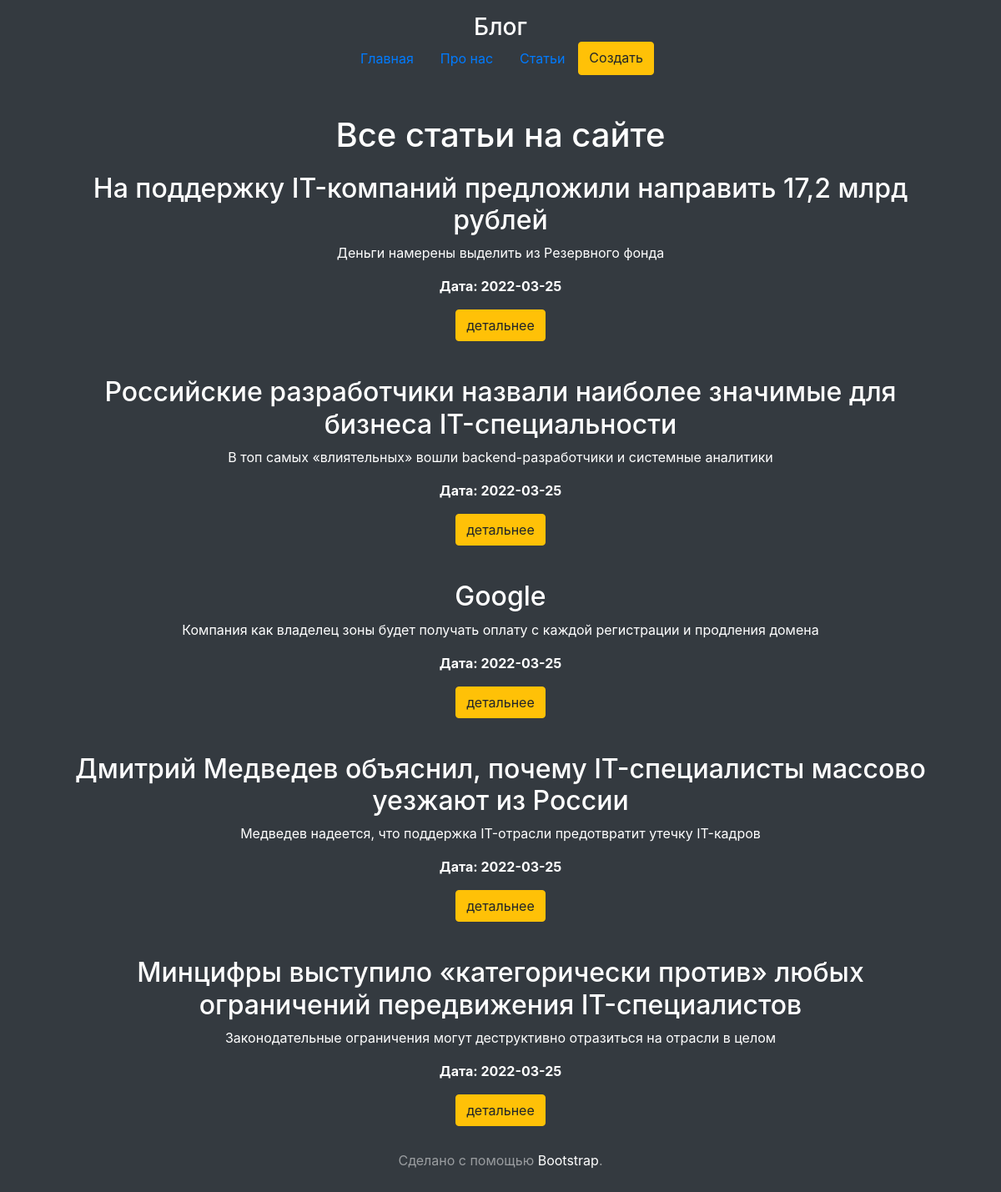
Page /posts on the earlier database version.
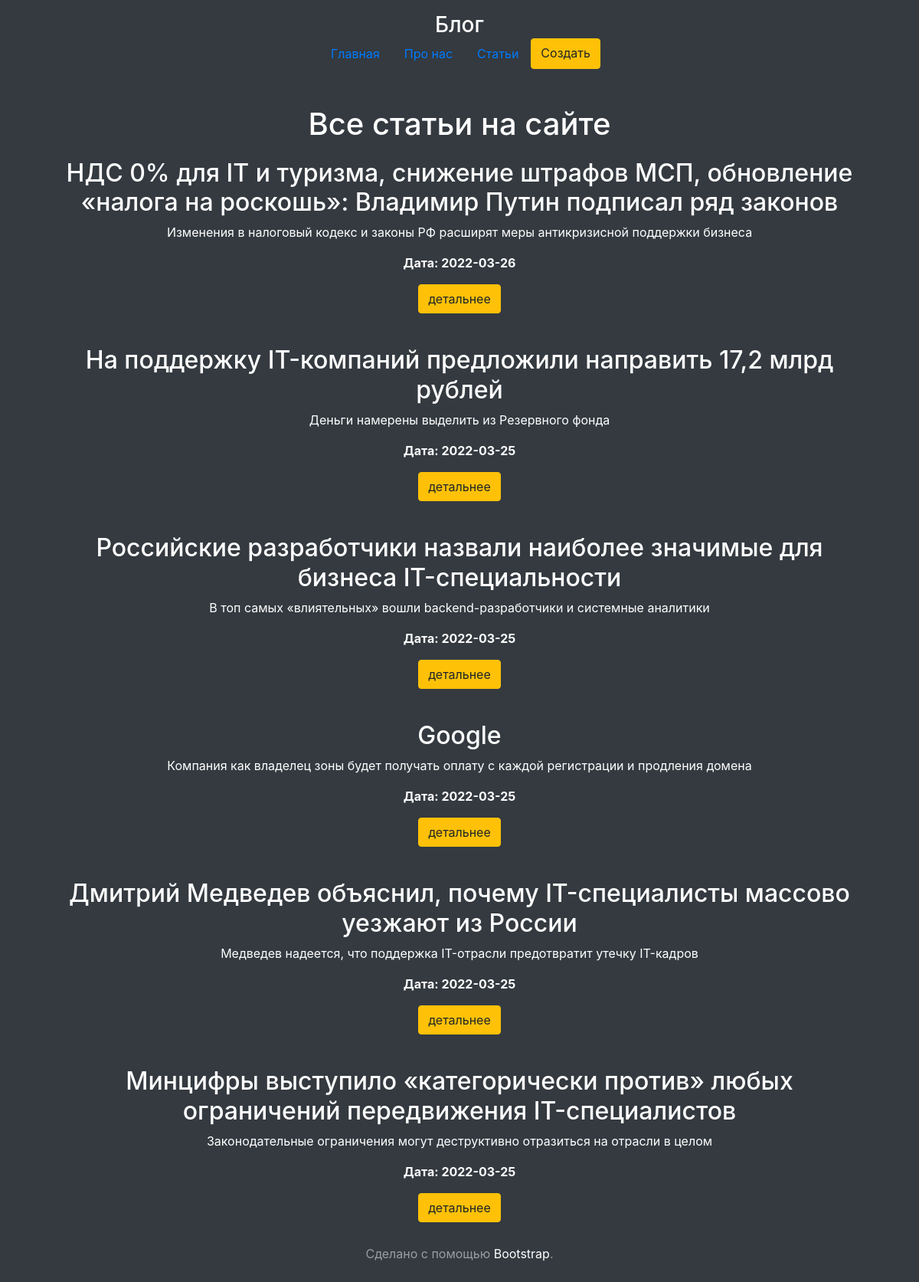
Same page on the later database version.
### app.py (models this page shows, shortened)
class Article(db.Model):
    id = db.Column(db.Integer, primary_key=True)
    title = db.Column(db.String(100), nullable=False)
    intro = db.Column(db.String(300), nullable=False)
    text = db.Column(db.Text, nullable=False)
    date = db.Column(db.DateTime, default=datetime.utcnow)

### app.py (the view)
@app.route('/posts')
def posts():
    articles = Article.query.order_by(Article.date.desc()).all()
    return render_template('posts.html', articles=articles)

### templates/posts.html (shortened to what this page needs)
{% extends 'base.html' %}
{% block body %}
<div class="container mt-5">
    <h1>Все статьи на сайте</h1>
    {% if articles|length > 0 %}
        {% for el in articles %}
        <div class="alert arert-info">
            <h2>{{ el.title }}</h2>
            <p>{{ el.intro }}</p>
            <p><b>Дата: {{ el.date.date() }}</b></p>
            <a href="/posts/{{ el.id }}" class="btn btn-warning">детальнее</a>
        </div>
        {% endfor %}
    {% else %}
    <p> У нас еще нет статей на сайте</p>
    {% endif %}
{% endblock %}

### templates/base.html (shortened to what this page needs)
<!DOCTYPE html>
<html lang="ru">
<head>
    <link rel="stylesheet" href="{{ url_for('static', filename='css/main.css') }}">
    <link rel="stylesheet" href="https://stackpath.bootstrapcdn.com/bootstrap/4.4.1/css/bootstrap.min.css">
</head>
<body>
  <body class="d-flex h-100 text-center text-white bg-dark">
    <div class="cover-container d-flex w-100 h-100 p-3 mx-auto flex-column">
      <header class="mb-auto">
        <div>
          <h3 class="float-md-start mb-0">Блог</h3>
          <nav class="nav nav-masthead justify-content-center float-md-end">
            <a class="nav-link active" aria-current="page" href="/">Главная</a>
            <a class="nav-link" href="/about">Про нас</a>
            <a class="nav-link" href="/posts">Статьи</a>
            <a class="btn btn-warning" href="/create-article">Создать</a>
          </nav>
        </div>
      </header>
      {% block body %}{% endblock %}
      <footer class="mt-auto text-white-50">
        <p>Сделано с помощью <a href="https://getbootstrap.com/" class="text-white">Bootstrap</a></a>.</p>
      </footer>
    </div>
    </body>

Differences in the rows shown:
added Article: title "НДС 0% для IT и туризма, снижение штрафов МСП, обновление «налога на роскошь»: Владимир Путин подписал ряд законов", intro "Изменения в налоговый кодекс и законы РФ расширят меры антикризисной поддержки бизнеса", date "2022-03-26"
